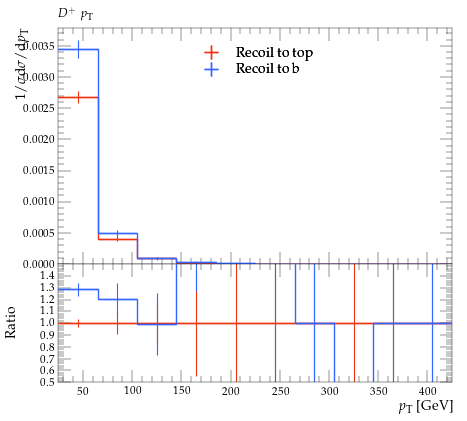

Source code (Python):
#! /usr/bin/env python

# This Python script was auto-generated using YODA v2.0.2.
# Analysis object: /MC_HFDECAYS/DPLUS_pT
# Timestamp: 31-07-2026 (13:13:52)

import matplotlib as mpl
import matplotlib.pyplot as plt
mpl.use('Agg') # comment out for interactive use
import os
import numpy as np

plotDir = os.path.split(os.path.realpath(__file__))[0]
if 'YODA_USER_PLOT_PATH' in globals():
    plot_outdir = globals()['YODA_USER_PLOT_PATH']
else:
    plot_outdir = plotDir

#plot style
plt.style.use(os.path.join(plotDir, '../default.mplstyle'))
# plot metadata
figW, figH = plt.rcParams['figure.figsize']
ax_xLabel = r'$p_\mathrm{T}$ [GeV]'
ax_yLabel = r'$1/\sigma \mathrm{d}\sigma/\mathrm{d}p_\mathrm{T}$'
ax_title  = r'$D^+$ $p_\mathrm{T}$'
ax_xScale = 'linear'
ax_yScale = 'linear'
xLims = (25.0, 425.0)
yLims = (0.0, 0.0037885111000000005)

# TeX-friendly labels for the legend
labels = {
    'legend' : ([ r"Recoil to top", r"Recoil to b" ], r""),
}

# Adjust canvas width and height
canvasW = 10.0
canvasH = 9.0
figW *= canvasW/10.
figH *= canvasH/9.

# Create figure and axis objects
fig, (ax, ratio0_ax) = plt.subplots(2, 1, sharex=True,
                  figsize=(figW,figH), gridspec_kw={'height_ratios': (6.0, 3.0)})

# Set figure margins
plt.subplots_adjust(
    left   = 1.0 * plt.rcParams['figure.subplot.left'],
    right  = 1.0 * plt.rcParams['figure.subplot.right'],
    top    = 1.0 * plt.rcParams['figure.subplot.top'],
    bottom = 1.0 * plt.rcParams['figure.subplot.bottom'])

ratio0_ax.yaxis.set_major_locator(mpl.ticker.MultipleLocator(0.1))
ratio0_ax.set_ylim(0.5, 1.4999)
ratio0_ax.set_ylabel('Ratio')

# the numerical data is stored in a separate file
dataf = dict()
prefix = os.path.split(__file__)[0]
if prefix:    prefix = prefix + '/'
exec(open(prefix+'DPLUS_pT__data.py').read(), dataf)


legend_handles = dict() # keep track of handles for the legend

# style options for curves
# starts at zorder>=5 to draw curve on top of legend
styles = {
  'recoil_t': {
    'color' : '#EE3311',
    'linestyle' : '-',
    'linewidth' : 1,
    'marker' : 'none',
    'markersize' : 2,
    'capsize' : 0.0,
    'zorder' : 5,
    'histstyle' : 1,
    'drawstyle' : 'steps-pre',
    'xerrorbars' : 1,
    'yerrorbars' : 1,
    'fillcolor' : None,
    'fillopacity' : 1.0,
    'ratio0_linestyle' : '-',
    'ratio0_linewidth' : 1,
    'ratio0_marker' : 'none',
    'ratio0_markersize' : 2,
    'ratio0_capsize' : 0.0,
    'ratio0_zorder' : 5,
    'ratio0_histstyle' : 1,
    'ratio0_drawstyle' : 'steps-pre',
    'ratio0_xerrorbars' : 1,
    'ratio0_yerrorbars' : 1,
  },
  'recoil_b': {
    'color' : '#3366FF',
    'linestyle' : '-',
    'linewidth' : 1,
    'marker' : 'none',
    'markersize' : 2,
    'capsize' : 0.0,
    'zorder' : 6,
    'histstyle' : 1,
    'drawstyle' : 'steps-pre',
    'xerrorbars' : 1,
    'yerrorbars' : 1,
    'fillcolor' : None,
    'fillopacity' : 1.0,
    'ratio0_linestyle' : '-',
    'ratio0_linewidth' : 1,
    'ratio0_marker' : 'none',
    'ratio0_markersize' : 2,
    'ratio0_capsize' : 0.0,
    'ratio0_zorder' : 6,
    'ratio0_histstyle' : 1,
    'ratio0_drawstyle' : 'steps-pre',
    'ratio0_xerrorbars' : 1,
    'ratio0_yerrorbars' : 1,
  },
}

# curve from input yoda files in main panel
for label, yvals in dataf['yvals'].items():
    if all(np.isnan(v) for v in dataf['yvals'][label]):
        continue
    tmp = None
    if styles[label]['histstyle']: # draw as histogram
        xpos = dataf['xedges'][label] if styles[label]['drawstyle'] else dataf['xpoints'][label]
        ypos = np.insert(yvals, 0, yvals[0]) if styles[label]['drawstyle'] else yvals
        if styles[label]['fillcolor']: # fill area below curve
            ax.fill_between(xpos, ypos, step='pre',
                            color=styles[label]['fillcolor'],
                            alpha=styles[label]['fillopacity'])
        tmp, = ax.plot(xpos, ypos,
                       color=styles[label]['color'],
                       linestyle=styles[label]['linestyle'],
                       linewidth=styles[label]['linewidth'],
                       drawstyle=styles[label]['drawstyle'], solid_joinstyle='miter',
                       zorder=styles[label]['zorder'], label=label)
    tmp = ax.errorbar(dataf['xpoints'][label], yvals,
                      xerr=np.array(dataf['xerrs'][label])*styles[label]['xerrorbars'],
                      yerr=np.array(dataf['yerrs'][label])*styles[label]['yerrorbars'],
                      fmt=styles[label]['marker'], capsize=styles[label]['capsize'],
                      markersize=styles[label]['markersize'],
                      ecolor=styles[label]['color'],
                      color=styles[label]['color'], zorder=styles[label]['zorder'])
    tmp[-1][0].set_linestyle(styles[label]['linestyle'])
    tmp[-1][0].set_linewidth(styles[label]['linewidth'])
    if label in dataf['add_legend_handle']:  legend_handles[label] = tmp
    for varLabel in dataf['variation_yvals'].keys():
        if varLabel.startswith(label):
            tmp, = ax.plot(dataf['xedges'][label], dataf['variation_yvals'][varLabel],
                           color=styles[label]['color'],
                           linestyle=styles[label]['linestyle'],
                           linewidth=styles[label]['linewidth'],
                           drawstyle='steps-pre', solid_joinstyle='miter',
                           zorder=styles[label]['zorder'], alpha=0.5)


# plots on ratio panel
# curve from input yoda files in ratio panel
for label, yvals in dataf['ratio0_yvals'].items():
    if all(np.isnan(v) for v in yvals):
        continue
    if styles[label]['ratio0_histstyle']: # plot as histogram
        xpos = dataf['xedges']['recoil_t'] if styles[label]['ratio0_drawstyle'] else dataf['xpoints']['recoil_t']
        ypos = np.insert(yvals, 0, yvals[0]) if styles[label]['ratio0_drawstyle'] else yvals
        ratio0_ax.plot(xpos, ypos,
                       color=styles[label]['color'],
                       linewidth=styles[label]['linewidth'],
                       linestyle=styles[label]['ratio0_linestyle'],
                       drawstyle=styles[label]['ratio0_drawstyle'], zorder=styles[label]['zorder'],
                       solid_joinstyle='miter')
    tmp = ratio0_ax.errorbar(dataf['xpoints']['recoil_t'], yvals,
                             xerr=np.array(dataf['ref_xerrs'])*styles[label]['ratio0_xerrorbars'],
                             yerr=np.array(dataf['ratio0_yerrs'][label])*styles[label]['ratio0_yerrorbars'],
                             fmt=styles[label]['ratio0_marker'], capsize=styles[label]['ratio0_capsize'],
                             markersize=styles[label]['ratio0_markersize'],
                             ecolor=styles[label]['color'],
                             color=styles[label]['color'])
    tmp[-1][0].set_linestyle(styles[label]['ratio0_linestyle'])
    tmp[-1][0].set_linewidth(styles[label]['ratio0_linewidth'])

    for varlabel in dataf['ratio0_variation_vals'].keys():
        if varlabel.startswith(label):
            ratio0_ax.plot(dataf['xedges']['recoil_t'],
                            dataf['ratio0_variation_vals'][varlabel],
                            color=styles[label]['color'],
                            linestyle=styles[label]['linestyle'],
                            linewidth=styles[label]['linewidth'],
                            drawstyle='steps-pre', solid_joinstyle='miter',
                            zorder=1, alpha=0.5)

legend_items = list(legend_handles.values())
ax.add_artist(ax.legend(legend_items,
                        labels['legend'][0],
                        title=labels['legend'][1],
                        alignment='left',
                        loc='upper center',
                        bbox_to_anchor=(0.5, 0.97)))

# set plot metadata as defined above
ratio0_ax.set_xlabel(ax_xLabel)
ratio0_ax.xaxis.set_label_coords(1., -0.15)
ax.set_ylabel(ax_yLabel, ha='right', va='top')
ax.yaxis.set_label_coords(-0.11, 1.0)
ax.set_title(ax_title, loc='left')
ax.set_xscale(ax_xScale)
ax.set_yscale(ax_yScale)
ax.set_xlim(xLims)
ax.set_ylim(yLims)

# tick formatting
plt.rcParams['xtick.top'] = True
plt.rcParams['ytick.right'] = True
fig.align_ylabels((ax, ratio0_ax))
plt.savefig(os.path.join(plot_outdir, 'DPLUS_pT.pdf'), format='PDF')
plt.savefig(os.path.join(plot_outdir, 'DPLUS_pT.png'), format='PNG')

plt.close(fig)
